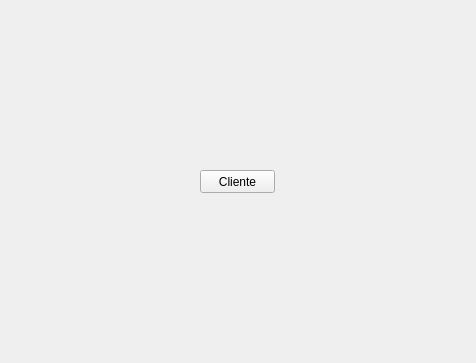
<?xml version="1.0" encoding="UTF-8"?>
<ui version="4.0">
 <class>LugaresMesa</class>
 <widget class="QWidget" name="LugaresMesa">
  <property name="geometry">
   <rect>
    <x>0</x>
    <y>0</y>
    <width>476</width>
    <height>363</height>
   </rect>
  </property>
  <property name="windowTitle">
   <string>Vamo Rachar? Lugares</string>
  </property>
  <property name="windowIcon">
   <iconset>
    <normaloff>Logo.png</normaloff>Logo.png</iconset>
  </property>
  <widget class="QPushButton" name="Cliente">
   <property name="geometry">
    <rect>
     <x>200</x>
     <y>170</y>
     <width>75</width>
     <height>23</height>
    </rect>
   </property>
   <property name="text">
    <string>Cliente</string>
   </property>
  </widget>
 </widget>
 <resources/>
 <connections/>
</ui>
